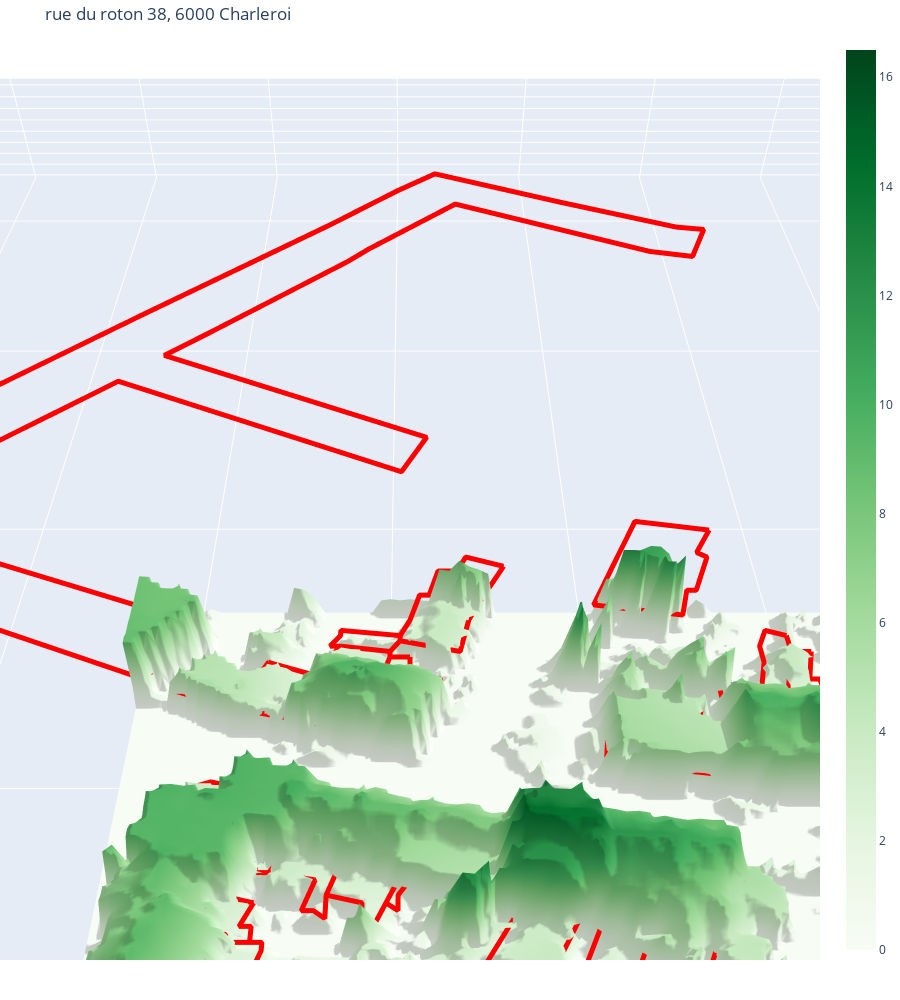

Notebook source saved alongside this figure:
### Code cell
data = rasterio.open(f'CHM_{time}')
xMin, yMin, xMax, yMax = data.bounds
z_data = pd.DataFrame(data.read(1))
z_data.index   = list(range(int(yMax), int(yMin), -1))
z_data.columns = list(range(int(xMin), int(xMax)))
z_data = z_data.applymap(lambda x: 0 if x < 0.5 else round(x, 1))
print(z_data)

fig = go.Figure(go.Surface(z=z_data.values, x=z_data.columns, y=z_data.index, opacity=1, colorscale="greens"))

for feature in features:
    fig.add_scatter3d(x=feature['X'], y=feature['Y'], z=[3]*len(feature['X']),
                      mode='lines',showlegend=False,
                      line=dict(color='red', width=10)
                     )

fig.update_layout(
    title=address,
    width=900,
    height=1000,
    margin=dict(t=40, r=0, l=0, b=40),
    scene = {"xaxis": {'showspikes': False},
             "yaxis": {'showspikes': False},
             "zaxis": {'showspikes': False},
             'camera_eye': {"x": 0, "y": -0.5, "z": 0.5},
             "aspectratio": {"x": 1, "y": 1, "z": 0.1}
            })
fig.show()
print("tes2")

### Figure 1 — Plotly figure (JSON) as saved in the notebook; plotly's stock layout.template omitted (floating-point values rounded to 4 significant figures; data arrays with more than 128 entries replaced by an {"elided": "..."} marker saying what was removed)
{"data": [{"colorscale": [[0.0, "rgb(247,252,245)"], [0.125, "rgb(229,245,224)"], [0.25, "rgb(199,233,192)"], [0.375, "rgb(161,217,155)"], [0.5, "rgb(116,196,118)"], [0.625, "rgb(65,171,93)"], [0.75, "rgb(35,139,69)"], [0.875, "rgb(0,109,44)"], [1.0, "rgb(0,68,27)"]], "opacity": 1, "type": "surface", "x": [155615, 155616, 155617, 155618, 155619, 155620, 155621, 155622, 155623, 155624, 155625, 155626, 155627, 155628, 155629, 155630, 155631, 155632, 155633, 155634, 155635, 155636, 155637, 155638, 155639, 155640, 155641, 155642, 155643, 155644, 155645, 155646, 155647, 155648, 155649, 155650, 155651, 155652, 155653, 155654, 155655, 155656, 155657, 155658, 155659, 155660, 155661, 155662, 155663, 155664, 155665, 155666, 155667, 155668, 155669, 155670, 155671, 155672, 155673, 155674, 155675, 155676, 155677, 155678, 155679, 155680, 155681, 155682, 155683, 155684, 155685, 155686, 155687, 155688, 155689, 155690, 155691, 155692, 155693, 155694, 155695, 155696, 155697, 155698, 155699, 155700, 155701, 155702, 155703, 155704, 155705, 155706, 155707, 155708, 155709, 155710, 155711, 155712, 155713, 155714, 155715], "y": [123431, 123430, 123429, 123428, 123427, 123426, 123425, 123424, 123423, 123422, 123421, 123420, 123419, 123418, 123417, 123416, 123415, 123414, 123413, 123412, 123411, 123410, 123409, 123408, 123407, 123406, 123405, 123404, 123403, 123402, 123401, 123400, 123399, 123398, 123397, 123396, 123395, 123394, 123393, 123392, 123391, 123390, 123389, 123388, 123387, 123386, 123385, 123384, 123383, 123382, 123381, 123380, 123379, 123378, 123377, 123376, 123375, 123374, 123373, 123372, 123371, 123370, 123369, 123368, 123367, 123366, 123365, 123364, 123363, 123362, 123361, 123360, 123359, 123358, 123357, 123356, 123355, 123354, 123353, 123352, 123351, 123350, 123349, 123348, 123347, 123346, 123345, 123344, 123343, 123342, 123341, 123340, 123339, 123338, 123337, 123336, 123335, 123334, 123333, 123332, 123331], "z": {"elided": "101x101 float values"}}, {"line": {"color": "red", "width": 10}, "mode": "lines", "showlegend": false, "type": "scatter3d", "x": [155618, 155620, 155619, 155617, 155617, 155618, 155618, 155621, 155621, 155618, 155616, 155613, 155613, 155613, 155615, 155618], "y": [123332, 123332, 123330, 123330, 123329, 123329, 123329, 123329, 123326, 123327, 123328, 123328, 123329, 123329, 123333, 123332], "z": [3, 3, 3, 3, 3, 3, 3, 3, 3, 3, 3, 3, 3, 3, 3, 3]}, {"line": {"color": "red", "width": 10}, "mode": "lines", "showlegend": false, "type": "scatter3d", "x": [155621, 155620, 155618, 155615, 155615, 155616, 155616, 155621], "y": [123337, 123332, 123332, 123333, 123333, 123338, 123338, 123337], "z": [3, 3, 3, 3, 3, 3, 3, 3]}, {"line": {"color": "red", "width": 10}, "mode": "lines", "showlegend": false, "type": "scatter3d", "x": [155616, 155616, 155615, 155607, 155607, 155608, 155616], "y": [123338, 123338, 123333, 123336, 123337, 123340, 123338], "z": [3, 3, 3, 3, 3, 3, 3]}, {"line": {"color": "red", "width": 10}, "mode": "lines", "showlegend": false, "type": "scatter3d", "x": [155620, 155625, 155627, 155626, 155623, 155621, 155616, 155617, 155617, 155617, 155620], "y": [123342, 123341, 123341, 123335, 123336, 123337, 123338, 123343, 123343, 123343, 123342], "z": [3, 3, 3, 3, 3, 3, 3, 3, 3, 3, 3]}, {"line": {"color": "red", "width": 10}, "mode": "lines", "showlegend": false, "type": "scatter3d", "x": [155617, 155617, 155616, 155608, 155609, 155617], "y": [123343, 123343, 123338, 123340, 123345, 123343], "z": [3, 3, 3, 3, 3, 3]}, {"line": {"color": "red", "width": 10}, "mode": "lines", "showlegend": false, "type": "scatter3d", "x": [155621, 155621, 155621, 155621, 155625, 155625, 155620, 155617, 155619, 155621], "y": [123347, 123346, 123346, 123344, 123342, 123341, 123342, 123343, 123348, 123347], "z": [3, 3, 3, 3, 3, 3, 3, 3, 3, 3]}, {"line": {"color": "red", "width": 10}, "mode": "lines", "showlegend": false, "type": "scatter3d", "x": [155619, 155617, 155617, 155609, 155611, 155619], "y": [123348, 123343, 123343, 123345, 123350, 123348], "z": [3, 3, 3, 3, 3, 3]}, {"line": {"color": "red", "width": 10}, "mode": "lines", "showlegend": false, "type": "scatter3d", "x": [155623, 155624, 155624, 155623, 155626, 155625, 155621, 155619, 155620, 155623], "y": [123352, 123351, 123351, 123348, 123348, 123345, 123347, 123348, 123352, 123352], "z": [3, 3, 3, 3, 3, 3, 3, 3, 3, 3]}, {"line": {"color": "red", "width": 10}, "mode": "lines", "showlegend": false, "type": "scatter3d", "x": [155620, 155619, 155611, 155612, 155620], "y": [123352, 123348, 123350, 123355, 123352], "z": [3, 3, 3, 3, 3]}, {"line": {"color": "red", "width": 10}, "mode": "lines", "showlegend": false, "type": "scatter3d", "x": [155660, 155657, 155653, 155656, 155660], "y": [123354, 123345, 123347, 123355, 123354], "z": [3, 3, 3, 3, 3]}, {"line": {"color": "red", "width": 10}, "mode": "lines", "showlegend": false, "type": "scatter3d", "x": [155627, 155629, 155634, 155634, 155634, 155633, 155633, 155627, 155624, 155623, 155620, 155621, 155627], "y": [123356, 123355, 123354, 123353, 123353, 123349, 123349, 123350, 123351, 123352, 123352, 123357, 123356], "z": [3, 3, 3, 3, 3, 3, 3, 3, 3, 3, 3, 3, 3]}, {"line": {"color": "red", "width": 10}, "mode": "lines", "showlegend": false, "type": "scatter3d", "x": [155621, 155620, 155612, 155613, 155621], "y": [123357, 123352, 123355, 123360, 123357], "z": [3, 3, 3, 3, 3]}, {"line": {"color": "red", "width": 10}, "mode": "lines", "showlegend": false, "type": "scatter3d", "x": [155625, 155627, 155626, 155627, 155627, 155629, 155629, 155627, 155621, 155623, 155625], "y": [123361, 123361, 123358, 123357, 123358, 123357, 123355, 123356, 123357, 123362, 123361], "z": [3, 3, 3, 3, 3, 3, 3, 3, 3, 3, 3]}, {"line": {"color": "red", "width": 10}, "mode": "lines", "showlegend": false, "type": "scatter3d", "x": [155711, 155711, 155717, 155716, 155715, 155703, 155704, 155711], "y": [123363, 123362, 123362, 123357, 123348, 123349, 123364, 123363], "z": [3, 3, 3, 3, 3, 3, 3, 3]}, {"line": {"color": "red", "width": 10}, "mode": "lines", "showlegend": false, "type": "scatter3d", "x": [155623, 155621, 155613, 155615, 155615, 155623], "y": [123362, 123357, 123360, 123364, 123364, 123362], "z": [3, 3, 3, 3, 3, 3]}, {"line": {"color": "red", "width": 10}, "mode": "lines", "showlegend": false, "type": "scatter3d", "x": [155627, 155627, 155631, 155630, 155630, 155627, 155625, 155623, 155624, 155627], "y": [123366, 123364, 123362, 123360, 123360, 123361, 123361, 123362, 123367, 123366], "z": [3, 3, 3, 3, 3, 3, 3, 3, 3, 3]}, {"line": {"color": "red", "width": 10}, "mode": "lines", "showlegend": false, "type": "scatter3d", "x": [155624, 155624, 155623, 155615, 155616, 155624], "y": [123367, 123367, 123362, 123364, 123369, 123367], "z": [3, 3, 3, 3, 3, 3]}, {"line": {"color": "red", "width": 10}, "mode": "lines", "showlegend": false, "type": "scatter3d", "x": [155629, 155630, 155630, 155630, 155629, 155629, 155627, 155624, 155624, 155624, 155625, 155629], "y": [123371, 123370, 123370, 123370, 123366, 123365, 123366, 123367, 123367, 123367, 123372, 123371], "z": [3, 3, 3, 3, 3, 3, 3, 3, 3, 3, 3, 3]}, {"line": {"color": "red", "width": 10}, "mode": "lines", "showlegend": false, "type": "scatter3d", "x": [155625, 155624, 155624, 155616, 155618, 155625], "y": [123372, 123367, 123367, 123369, 123374, 123372], "z": [3, 3, 3, 3, 3, 3]}, {"line": {"color": "red", "width": 10}, "mode": "lines", "showlegend": false, "type": "scatter3d", "x": [155629, 155630, 155630, 155629, 155625, 155627, 155629], "y": [123376, 123376, 123375, 123371, 123372, 123376, 123376], "z": [3, 3, 3, 3, 3, 3, 3]}, {"line": {"color": "red", "width": 10}, "mode": "lines", "showlegend": false, "type": "scatter3d", "x": [155625, 155627, 155627, 155625, 155618, 155619, 155625], "y": [123377, 123377, 123376, 123372, 123374, 123379, 123377], "z": [3, 3, 3, 3, 3, 3, 3]}, {"line": {"color": "red", "width": 10}, "mode": "lines", "showlegend": false, "type": "scatter3d", "x": [155662, 155661, 155660, 155660, 155656, 155658, 155662], "y": [123378, 123375, 123372, 123372, 123373, 123379, 123378], "z": [3, 3, 3, 3, 3, 3, 3]}, {"line": {"color": "red", "width": 10}, "mode": "lines", "showlegend": false, "type": "scatter3d", "x": [155656, 155652, 155647, 155651, 155656], "y": [123379, 123369, 123371, 123380, 123379], "z": [3, 3, 3, 3, 3]}, {"line": {"color": "red", "width": 10}, "mode": "lines", "showlegend": false, "type": "scatter3d", "x": [155715, 155721, 155721, 155720, 155715, 155707, 155708, 155715], "y": [123380, 123379, 123379, 123374, 123375, 123376, 123381, 123380], "z": [3, 3, 3, 3, 3, 3, 3, 3]}, {"line": {"color": "red", "width": 10}, "mode": "lines", "showlegend": false, "type": "scatter3d", "x": [155629, 155628, 155629, 155629, 155627, 155627, 155625, 155626, 155629], "y": [123381, 123378, 123378, 123376, 123376, 123377, 123377, 123382, 123381], "z": [3, 3, 3, 3, 3, 3, 3, 3, 3]}, {"line": {"color": "red", "width": 10}, "mode": "lines", "showlegend": false, "type": "scatter3d", "x": [155642, 155641, 155641, 155640, 155641, 155642], "y": [123384, 123382, 123380, 123381, 123384, 123384], "z": [3, 3, 3, 3, 3, 3]}, {"line": {"color": "red", "width": 10}, "mode": "lines", "showlegend": false, "type": "scatter3d", "x": [155626, 155625, 155619, 155617, 155618, 155626], "y": [123382, 123377, 123379, 123379, 123384, 123382], "z": [3, 3, 3, 3, 3, 3]}, {"line": {"color": "red", "width": 10}, "mode": "lines", "showlegend": false, "type": "scatter3d", "x": [155641, 155641, 155640, 155639, 155637, 155638, 155638, 155635, 155635, 155635, 155636, 155641], "y": [123384, 123384, 123381, 123378, 123378, 123379, 123381, 123382, 123382, 123382, 123386, 123384], "z": [3, 3, 3, 3, 3, 3, 3, 3, 3, 3, 3, 3]}, {"line": {"color": "red", "width": 10}, "mode": "lines", "showlegend": false, "type": "scatter3d", "x": [155636, 155635, 155635, 155635, 155634, 155633, 155634, 155630, 155631, 155636], "y": [123386, 123382, 123382, 123379, 123380, 123380, 123384, 123385, 123387, 123386], "z": [3, 3, 3, 3, 3, 3, 3, 3, 3, 3]}, {"line": {"color": "red", "width": 10}, "mode": "lines", "showlegend": false, "type": "scatter3d", "x": [155631, 155630, 155629, 155628, 155631], "y": [123387, 123385, 123385, 123388, 123387], "z": [3, 3, 3, 3, 3]}, {"line": {"color": "red", "width": 10}, "mode": "lines", "showlegend": false, "type": "scatter3d", "x": [155669, 155668, 155666, 155661, 155662, 155663, 155663, 155664, 155669], "y": [123387, 123379, 123373, 123375, 123378, 123384, 123384, 123388, 123387], "z": [3, 3, 3, 3, 3, 3, 3, 3, 3]}, {"line": {"color": "red", "width": 10}, "mode": "lines", "showlegend": false, "type": "scatter3d", "x": [155664, 155663, 155663, 155662, 155658, 155656, 155658, 155664], "y": [123388, 123384, 123384, 123378, 123379, 123379, 123389, 123388], "z": [3, 3, 3, 3, 3, 3, 3, 3]}, {"line": {"color": "red", "width": 10}, "mode": "lines", "showlegend": false, "type": "scatter3d", "x": [155658, 155656, 155651, 155650, 155650, 155651, 155658], "y": [123389, 123379, 123380, 123380, 123381, 123390, 123389], "z": [3, 3, 3, 3, 3, 3, 3]}, {"line": {"color": "red", "width": 10}, "mode": "lines", "showlegend": false, "type": "scatter3d", "x": [155628, 155626, 155618, 155620, 155628], "y": [123388, 123382, 123384, 123390, 123388], "z": [3, 3, 3, 3, 3]}, {"line": {"color": "red", "width": 10}, "mode": "lines", "showlegend": false, "type": "scatter3d", "x": [155651, 155650, 155642, 155641, 155641, 155643, 155651], "y": [123390, 123381, 123384, 123384, 123384, 123392, 123390], "z": [3, 3, 3, 3, 3, 3, 3]}, {"line": {"color": "red", "width": 10}, "mode": "lines", "showlegend": false, "type": "scatter3d", "x": [155643, 155641, 155636, 155638, 155643], "y": [123392, 123384, 123386, 123394, 123392], "z": [3, 3, 3, 3, 3]}, {"line": {"color": "red", "width": 10}, "mode": "lines", "showlegend": false, "type": "scatter3d", "x": [155638, 155636, 155631, 155634, 155638], "y": [123394, 123386, 123387, 123395, 123394], "z": [3, 3, 3, 3, 3]}, {"line": {"color": "red", "width": 10}, "mode": "lines", "showlegend": false, "type": "scatter3d", "x": [155634, 155631, 155628, 155630, 155634], "y": [123395, 123387, 123388, 123396, 123395], "z": [3, 3, 3, 3, 3]}, {"line": {"color": "red", "width": 10}, "mode": "lines", "showlegend": false, "type": "scatter3d", "x": [155627, 155630, 155628, 155620, 155621, 155622, 155624, 155627], "y": [123397, 123396, 123388, 123390, 123393, 123397, 123398, 123397], "z": [3, 3, 3, 3, 3, 3, 3, 3]}, {"line": {"color": "red", "width": 10}, "mode": "lines", "showlegend": false, "type": "scatter3d", "x": [155718, 155717, 155711, 155712, 155718], "y": [123401, 123392, 123393, 123401, 123401], "z": [3, 3, 3, 3, 3]}, {"line": {"color": "red", "width": 10}, "mode": "lines", "showlegend": false, "type": "scatter3d", "x": [155712, 155712, 155711, 155697, 155699, 155712], "y": [123402, 123401, 123393, 123395, 123405, 123402], "z": [3, 3, 3, 3, 3, 3]}, {"line": {"color": "red", "width": 10}, "mode": "lines", "showlegend": false, "type": "scatter3d", "x": [155719, 155719, 155718, 155718, 155712, 155712, 155712, 155712, 155719], "y": [123405, 123403, 123403, 123401, 123401, 123402, 123403, 123406, 123405], "z": [3, 3, 3, 3, 3, 3, 3, 3, 3]}, {"line": {"color": "red", "width": 10}, "mode": "lines", "showlegend": false, "type": "scatter3d", "x": [155699, 155699, 155699, 155697, 155696, 155690, 155692, 155692, 155699], "y": [123407, 123407, 123405, 123395, 123395, 123396, 123408, 123408, 123407], "z": [3, 3, 3, 3, 3, 3, 3, 3, 3]}, {"line": {"color": "red", "width": 10}, "mode": "lines", "showlegend": false, "type": "scatter3d", "x": [155684, 155686, 155690, 155692, 155692, 155690, 155689, 155685, 155683, 155683, 155684, 155684], "y": [123409, 123409, 123408, 123408, 123408, 123396, 123396, 123397, 123397, 123397, 123409, 123409], "z": [3, 3, 3, 3, 3, 3, 3, 3, 3, 3, 3, 3]}, {"line": {"color": "red", "width": 10}, "mode": "lines", "showlegend": false, "type": "scatter3d", "x": [155684, 155683, 155683, 155677, 155678, 155684], "y": [123409, 123397, 123397, 123398, 123410, 123409], "z": [3, 3, 3, 3, 3, 3]}, {"line": {"color": "red", "width": 10}, "mode": "lines", "showlegend": false, "type": "scatter3d", "x": [155672, 155678, 155677, 155671, 155672, 155672, 155672], "y": [123411, 123410, 123398, 123399, 123406, 123411, 123411], "z": [3, 3, 3, 3, 3, 3, 3]}, {"line": {"color": "red", "width": 10}, "mode": "lines", "showlegend": false, "type": "scatter3d", "x": [155670, 155669, 155672, 155671, 155660, 155661, 155663, 155663, 155665, 155670], "y": [123411, 123406, 123406, 123399, 123401, 123410, 123409, 123411, 123411, 123411], "z": [3, 3, 3, 3, 3, 3, 3, 3, 3, 3]}, {"line": {"color": "red", "width": 10}, "mode": "lines", "showlegend": false, "type": "scatter3d", "x": [155713, 155712, 155712, 155712, 155712, 155699, 155699, 155699, 155699, 155700, 155713], "y": [123412, 123406, 123406, 123403, 123402, 123405, 123407, 123407, 123409, 123414, 123412], "z": [3, 3, 3, 3, 3, 3, 3, 3, 3, 3, 3]}, {"line": {"color": "red", "width": 10}, "mode": "lines", "showlegend": false, "type": "scatter3d", "x": [155687, 155686, 155684, 155685, 155687], "y": [123414, 123409, 123409, 123414, 123414], "z": [3, 3, 3, 3, 3]}, {"line": {"color": "red", "width": 10}, "mode": "lines", "showlegend": false, "type": "scatter3d", "x": [155645, 155642, 155637, 155639, 155645], "y": [123413, 123405, 123406, 123414, 123413], "z": [3, 3, 3, 3, 3]}, {"line": {"color": "red", "width": 10}, "mode": "lines", "showlegend": false, "type": "scatter3d", "x": [155700, 155699, 155699, 155692, 155692, 155692, 155693, 155700], "y": [123414, 123409, 123407, 123408, 123408, 123408, 123415, 123414], "z": [3, 3, 3, 3, 3, 3, 3, 3]}, {"line": {"color": "red", "width": 10}, "mode": "lines", "showlegend": false, "type": "scatter3d", "x": [155639, 155637, 155631, 155633, 155633, 155633, 155639], "y": [123414, 123406, 123408, 123416, 123416, 123416, 123414], "z": [3, 3, 3, 3, 3, 3, 3]}, {"line": {"color": "red", "width": 10}, "mode": "lines", "showlegend": false, "type": "scatter3d", "x": [155628, 155632, 155633, 155633, 155631, 155628, 155625, 155626, 155627, 155628, 155628], "y": [123418, 123416, 123416, 123416, 123408, 123409, 123410, 123413, 123415, 123418, 123418], "z": [3, 3, 3, 3, 3, 3, 3, 3, 3, 3, 3]}, {"line": {"color": "red", "width": 10}, "mode": "lines", "showlegend": false, "type": "scatter3d", "x": [155622, 155623, 155626, 155627, 155626, 155625, 155619, 155620, 155622, 155622], "y": [123418, 123417, 123415, 123415, 123413, 123410, 123413, 123414, 123418, 123418], "z": [3, 3, 3, 3, 3, 3, 3, 3, 3, 3]}, {"line": {"color": "red", "width": 10}, "mode": "lines", "showlegend": false, "type": "scatter3d", "x": [155642, 155642, 155645, 155645, 155639, 155640, 155642], "y": [123419, 123416, 123415, 123413, 123414, 123419, 123419], "z": [3, 3, 3, 3, 3, 3, 3]}, {"line": {"color": "red", "width": 10}, "mode": "lines", "showlegend": false, "type": "scatter3d", "x": [155682, 155681, 155682, 155682, 155683, 155684, 155685, 155685, 155684, 155684, 155678, 155679, 155680, 155682], "y": [123420, 123415, 123415, 123413, 123413, 123417, 123416, 123414, 123409, 123409, 123410, 123415, 123420, 123420], "z": [3, 3, 3, 3, 3, 3, 3, 3, 3, 3, 3, 3, 3, 3]}, {"line": {"color": "red", "width": 10}, "mode": "lines", "showlegend": false, "type": "scatter3d", "x": [155635, 155640, 155640, 155639, 155633, 155635, 155635], "y": [123421, 123420, 123419, 123414, 123416, 123421, 123421], "z": [3, 3, 3, 3, 3, 3, 3]}, {"line": {"color": "red", "width": 10}, "mode": "lines", "showlegend": false, "type": "scatter3d", "x": [155680, 155680, 155679, 155678, 155672, 155672, 155672, 155673, 155676, 155677, 155677, 155677, 155677, 155677, 155677, 155678, 155680], "y": [123423, 123420, 123415, 123410, 123411, 123411, 123413, 123414, 123413, 123418, 123418, 123420, 123420, 123420, 123421, 123424, 123423], "z": [3, 3, 3, 3, 3, 3, 3, 3, 3, 3, 3, 3, 3, 3, 3, 3, 3]}, {"line": {"color": "red", "width": 10}, "mode": "lines", "showlegend": false, "type": "scatter3d", "x": [155641, 155641, 155640, 155635, 155635, 155634, 155635, 155635, 155641], "y": [123423, 123422, 123420, 123421, 123421, 123421, 123423, 123424, 123423], "z": [3, 3, 3, 3, 3, 3, 3, 3, 3]}, {"line": {"color": "red", "width": 10}, "mode": "lines", "showlegend": false, "type": "scatter3d", "x": [155644, 155649, 155649, 155648, 155647, 155641, 155641, 155642, 155643, 155644], "y": [123431, 123429, 123429, 123426, 123420, 123422, 123423, 123426, 123431, 123431], "z": [3, 3, 3, 3, 3, 3, 3, 3, 3, 3]}, {"line": {"color": "red", "width": 10}, "mode": "lines", "showlegend": false, "type": "scatter3d", "x": [155652, 155649, 155649, 155649, 155644, 155645, 155645, 155647, 155648, 155652], "y": [123437, 123429, 123429, 123429, 123431, 123436, 123436, 123436, 123439, 123437], "z": [3, 3, 3, 3, 3, 3, 3, 3, 3, 3]}, {"line": {"color": "red", "width": 10}, "mode": "lines", "showlegend": false, "type": "scatter3d", "x": [155675, 155673, 155674, 155672, 155671, 155670, 155661, 155667, 155675], "y": [123445, 123440, 123439, 123432, 123432, 123427, 123429, 123447, 123445], "z": [3, 3, 3, 3, 3, 3, 3, 3, 3]}, {"line": {"color": "red", "width": 10}, "mode": "lines", "showlegend": false, "type": "scatter3d", "x": [155665, 155682, 155686, 155683, 155677, 155649, 155636, 155633, 155615, 155610, 155644, 155641, 155605, 155579, 155619, 155621, 155616, 155597, 155563, 155570, 155606, 155630, 155640, 155646, 155665], "y": [123550, 123539, 123538, 123527, 123529, 123549, 123530, 123525, 123499, 123492, 123468, 123459, 123484, 123448, 123426, 123425, 123415, 123426, 123444, 123454, 123506, 123540, 123555, 123563, 123550], "z": [3, 3, 3, 3, 3, 3, 3, 3, 3, 3, 3, 3, 3, 3, 3, 3, 3, 3, 3, 3, 3, 3, 3, 3, 3]}], "layout": {"height": 1000, "margin": {"b": 40, "l": 0, "r": 0, "t": 40}, "scene": {"aspectratio": {"x": 1, "y": 1, "z": 0.1}, "camera": {"eye": {"x": 0, "y": -0.5, "z": 0.5}}, "xaxis": {"showspikes": false}, "yaxis": {"showspikes": false}, "zaxis": {"showspikes": false}}, "title": {"text": "rue du roton 38, 6000 Charleroi"}, "width": 900}}
